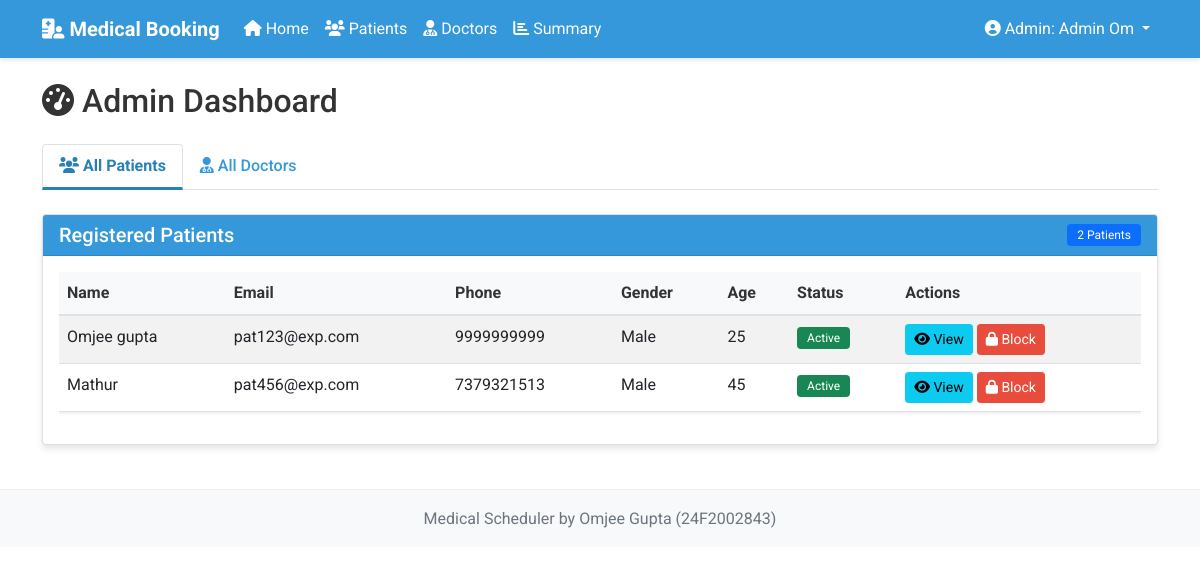
Page /admin/ (signed in) on the committed database.
### models.py (models this page shows, shortened)
class User(UserMixin, db.Model):
    __tablename__ = 'users'
    id = db.Column(db.Integer, primary_key=True)
    email = db.Column(db.String(120), unique=True, nullable=False)
    password_hash = db.Column(db.String(256), nullable=False)
    user_type = db.Column(db.String(10), nullable=False)  # 'admin' or 'patient'
    __mapper_args__ = {
        'polymorphic_identity': 'user',
        'polymorphic_on': user_type
    }

class Admin(User):
    __tablename__ = 'admins'
    id = db.Column(db.Integer, db.ForeignKey('users.id'), primary_key=True)
    name = db.Column(db.String(100), nullable=False)
    __mapper_args__ = {
        'polymorphic_identity': 'admin',
    }

class Patient(User):
    __tablename__ = 'patients'
    id = db.Column(db.Integer, db.ForeignKey('users.id'), primary_key=True)
    name = db.Column(db.String(100), nullable=False)
    phone = db.Column(db.String(20), nullable=False)
    address = db.Column(db.String(200), nullable=False)
    gender = db.Column(db.String(10), nullable=False)
    age = db.Column(db.Integer, nullable=False)
    is_blocked = db.Column(db.Boolean, default=False)
    appointments = db.relationship('Appointment', backref='patient', lazy=True)
    __mapper_args__ = {
        'polymorphic_identity': 'patient',
    }

class User(UserMixin, db.Model):
    __tablename__ = 'users'
    id = db.Column(db.Integer, primary_key=True)
    email = db.Column(db.String(120), unique=True, nullable=False)
    password_hash = db.Column(db.String(256), nullable=False)
    user_type = db.Column(db.String(10), nullable=False)  # 'admin' or 'patient'
    __mapper_args__ = {
        'polymorphic_identity': 'user',
        'polymorphic_on': user_type
    }

### routes/admin.py (the view)
@admin_bp.route('/')
@login_required
def dashboard():
    patients = Patient.query.all()
    doctors = Doctor.query.all()
    return render_template('admin/dashboard.html', patients=patients, doctors=doctors)

### app.py (called while the page is built)
@login_manager.user_loader
def load_user(user_id):
    return User.query.get(int(user_id))

@app.context_processor
def inject_now():
    return {'now': datetime.utcnow()}

### routes/admin.py (called while the page is built)
@admin_bp.before_request
def check_admin():
    if current_user.is_anonymous or current_user.user_type != 'admin':
        flash('You must be an admin to access this page.', 'danger')
        return redirect(url_for('auth.login'))

### templates/admin/dashboard.html (shortened to what this page needs)
{% extends "base.html" %}
{% block content %}
<div class="row mb-4">
    <div class="col-md-12">
        <h2 class="mb-4"><i class="fas fa-tachometer-alt"></i> Admin Dashboard</h2>
        <ul class="nav nav-tabs mb-4" role="tablist">
            <li class="nav-item" role="presentation">
                <button class="nav-link active" id="patients-tab" data-bs-toggle="tab" data-bs-target="#patients-content" type="button" role="tab">
                    <i class="fas fa-users"></i> All Patients
                </button>
            </li>
            <li class="nav-item" role="presentation">
                <button class="nav-link" id="doctors-tab" data-bs-toggle="tab" data-bs-target="#doctors-content" type="button" role="tab">
                    <i class="fas fa-user-md"></i> All Doctors
                </button>
            </li>
        </ul>
        <div class="tab-content">
            <div class="tab-pane fade show active" id="patients-content" role="tabpanel">
                <div class="card">
                    <div class="card-header d-flex justify-content-between align-items-center">
                        <h5 class="mb-0">Registered Patients</h5>
                        <span class="badge bg-primary">{{ patients|length }} Patients</span>
                    </div>
                    <div class="card-body">
                        <div class="table-responsive">
                            <table class="table table-striped table-hover">
                                <thead>
                                    <tr>
                                        <th>Name</th>
                                        <th>Email</th>
                                        <th>Phone</th>
                                        <th>Gender</th>
                                        <th>Age</th>
                                        <th>Status</th>
                                        <th>Actions</th>
                                    </tr>
                                </thead>
                                <tbody>
                                    {% for patient in patients %}
                                    <tr>
                                        <td>{{ patient.name }}</td>
                                        <td>{{ patient.email }}</td>
                                        <td>{{ patient.phone }}</td>
                                        <td>{{ patient.gender|capitalize }}</td>
                                        <td>{{ patient.age }}</td>
                                        <td>
                                            {% if patient.is_blocked %}
                                                <span class="badge bg-danger">Blocked</span>
                                            {% else %}
                                                <span class="badge bg-success">Active</span>
                                            {% endif %}
                                        </td>
                                        <td>
                                            <a href="{{ url_for('admin.view_patient', patient_id=patient.id) }}" class="btn btn-sm btn-info">
                                                <i class="fas fa-eye"></i> View
                                            </a>
                                            <form method="POST" action="{{ url_for('admin.toggle_patient_block', patient_id=patient.id) }}" class="d-inline">
                                                <button type="submit" class="btn btn-sm {% if patient.is_blocked %}btn-success{% else %}btn-danger{% endif %}">
                                                    {% if patient.is_blocked %}
                                                        <i class="fas fa-unlock"></i> Unblock
                                                    {% else %}
                                                        <i class="fas fa-lock"></i> Block
                                                    {% endif %}
                                                </button>
                                            </form>
                                        </td>
                                    </tr>
                                    {% else %}
                                    <tr>
                                        <td colspan="7" class="text-center">No patients registered yet.</td>
                                    </tr>
                                    {% endfor %}
                                </tbody>
                            </table>
                        </div>
                    </div>
                </div>
            </div>
        </div>
    </div>
</div>
{% endblock %}

### templates/base.html (shortened to what this page needs)
<!DOCTYPE html>
<html lang="en">
<head>
    <link href="https://cdn.jsdelivr.net/npm/bootstrap@5.1.3/dist/css/bootstrap.min.css" rel="stylesheet">
    <link rel="stylesheet" href="https://cdnjs.cloudflare.com/ajax/libs/font-awesome/6.0.0-beta3/css/all.min.css">
    <link rel="stylesheet" href="{{ url_for('static', filename='css/styles.css') }}">
</head>
<body>
    <nav class="navbar navbar-expand-lg navbar-dark">
        <div class="container">
            <a class="navbar-brand" href="{{ url_for('index') }}">
                <i class="fas fa-hospital-user"></i> Medical Booking
            </a>
            <div class="collapse navbar-collapse" id="navbarNav">
                <ul class="navbar-nav me-auto">
                    {% if current_user.is_authenticated %}
                        {% if current_user.user_type == 'admin' %}
                            <li class="nav-item">
                                <a class="nav-link" href="{{ url_for('admin.dashboard') }}">
                                    <i class="fas fa-home"></i> Home
                                </a>
                            </li>
                            <li class="nav-item">
                                <a class="nav-link" href="{{ url_for('admin.patients') }}">
                                    <i class="fas fa-users"></i> Patients
                                </a>
                            </li>
                            <li class="nav-item">
                                <a class="nav-link" href="{{ url_for('admin.doctors') }}">
                                    <i class="fas fa-user-md"></i> Doctors
                                </a>
                            </li>
                            <li class="nav-item">
                                <a class="nav-link" href="{{ url_for('admin.summary') }}">
                                    <i class="fas fa-chart-bar"></i> Summary
                                </a>
                            </li>
                        {% endif %}
                    {% endif %}
                </ul>
                <ul class="navbar-nav">
                    {% if current_user.is_authenticated %}
                        <li class="nav-item dropdown">
                            <a class="nav-link dropdown-toggle" href="#" id="navbarDropdown" role="button" data-bs-toggle="dropdown">
                                <i class="fas fa-user-circle"></i>
                                {% if current_user.user_type == 'admin' %}
                                    Admin: {{ current_user.name }}
                                {% else %}
                                    {{ current_user.name }}
                                {% endif %}
                            </a>
                        </li>
                    {% endif %}
                </ul>
            </div>
        </div>
    </nav>
    <div class="container mt-4">
        {% block content %}{% endblock %}
    </div>
    <footer class="footer mt-auto py-3 bg-light">
        <div class="container text-center">
            <span class="text-muted">Medical Scheduler by Omjee Gupta (24F2002843)</span>
        </div>
    </footer>
</body>
</html>

### static/css/styles.css (style rules this page uses)
body { font-family: 'Roboto', sans-serif; background-color: #ffffff; color: #333; line-height: 1.6; }
.navbar { background-color: #3498db; box-shadow: 0 2px 4px rgba(0, 0, 0, 0.1); }
.navbar-brand { font-weight: bold; color: #fff !important; }
.navbar-nav .nav-link { color: #fff !important; }
.footer { background-color: #f8f9fa; padding: 1rem 0; position: relative; bottom: 0; width: 100%; border-top: 1px solid #eee; }
.card { margin-bottom: 20px; box-shadow: 0 4px 6px rgba(0, 0, 0, 0.1); transition: transform 0.3s ease; }
.card-header { background-color: #3498db; color: white; font-weight: bold; }
.btn-danger { background-color: #e74c3c; border-color: #e74c3c; }
.table { background-color: white; box-shadow: 0 1px 3px rgba(0, 0, 0, 0.1); }
.table thead th { background-color: #f8f9fa; color: #333; border-bottom: 2px solid #dee2e6; }
.nav-tabs .nav-link { color: #3498db; font-weight: 500; }
.nav-tabs .nav-link.active { color: #2980b9; font-weight: bold; border-bottom: 3px solid #2980b9; }
.badge { padding: 5px 10px; font-weight: normal; font-size: 12px; }

### rows in the picture
Admin: name "Admin Om"
Patient: name "Omjee gupta", email "pat123@exp.com", phone "9999999999", gender "Male", age "25", is_blocked "Active"
Patient: name "Mathur", email "pat456@exp.com", phone "7379321513", gender "Male", age "45", is_blocked "Active"

### other values in the picture
{{ patients|length }} "2"
